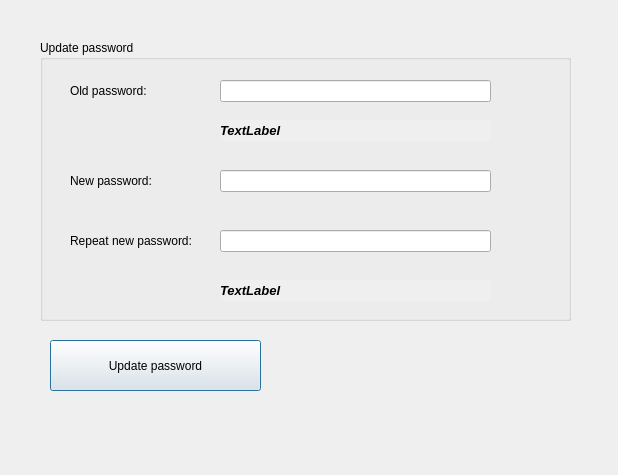
<?xml version="1.0" encoding="UTF-8"?>
<ui version="4.0">
 <class>dialogUpdatePassAdmin</class>
 <widget class="QDialog" name="dialogUpdatePassAdmin">
  <property name="geometry">
   <rect>
    <x>0</x>
    <y>0</y>
    <width>618</width>
    <height>475</height>
   </rect>
  </property>
  <property name="windowTitle">
   <string>Admin Update password</string>
  </property>
  <widget class="QGroupBox" name="groupBoxUpdatePass">
   <property name="geometry">
    <rect>
     <x>40</x>
     <y>40</y>
     <width>531</width>
     <height>281</height>
    </rect>
   </property>
   <property name="title">
    <string>Update password</string>
   </property>
   <widget class="QLabel" name="labelRepeatNewPasswd">
    <property name="geometry">
     <rect>
      <x>30</x>
      <y>190</y>
      <width>141</width>
      <height>21</height>
     </rect>
    </property>
    <property name="text">
     <string>Repeat new password:</string>
    </property>
   </widget>
   <widget class="QLabel" name="labelNewPasswd">
    <property name="geometry">
     <rect>
      <x>30</x>
      <y>130</y>
      <width>131</width>
      <height>21</height>
     </rect>
    </property>
    <property name="text">
     <string>New password:</string>
    </property>
   </widget>
   <widget class="QLabel" name="labelOldPasswd">
    <property name="geometry">
     <rect>
      <x>30</x>
      <y>40</y>
      <width>101</width>
      <height>21</height>
     </rect>
    </property>
    <property name="text">
     <string>Old password:</string>
    </property>
   </widget>
   <widget class="QLineEdit" name="lineEditOldPass">
    <property name="geometry">
     <rect>
      <x>180</x>
      <y>40</y>
      <width>271</width>
      <height>22</height>
     </rect>
    </property>
   </widget>
   <widget class="QLineEdit" name="lineEditNewPass">
    <property name="geometry">
     <rect>
      <x>180</x>
      <y>130</y>
      <width>271</width>
      <height>22</height>
     </rect>
    </property>
   </widget>
   <widget class="QLineEdit" name="lineEditNewPassRepeat">
    <property name="geometry">
     <rect>
      <x>180</x>
      <y>190</y>
      <width>271</width>
      <height>22</height>
     </rect>
    </property>
   </widget>
   <widget class="QLabel" name="labelError">
    <property name="enabled">
     <bool>true</bool>
    </property>
    <property name="geometry">
     <rect>
      <x>180</x>
      <y>240</y>
      <width>271</width>
      <height>21</height>
     </rect>
    </property>
    <property name="font">
     <font>
      <pointsize>10</pointsize>
      <weight>75</weight>
      <italic>true</italic>
      <bold>true</bold>
      <underline>false</underline>
      <strikeout>false</strikeout>
      <stylestrategy>PreferDefault</stylestrategy>
     </font>
    </property>
    <property name="autoFillBackground">
     <bool>true</bool>
    </property>
    <property name="text">
     <string>TextLabel</string>
    </property>
   </widget>
   <widget class="QLabel" name="labelErrorOldPass">
    <property name="enabled">
     <bool>true</bool>
    </property>
    <property name="geometry">
     <rect>
      <x>180</x>
      <y>80</y>
      <width>271</width>
      <height>21</height>
     </rect>
    </property>
    <property name="font">
     <font>
      <pointsize>10</pointsize>
      <weight>75</weight>
      <italic>true</italic>
      <bold>true</bold>
      <underline>false</underline>
      <strikeout>false</strikeout>
      <stylestrategy>PreferDefault</stylestrategy>
     </font>
    </property>
    <property name="autoFillBackground">
     <bool>true</bool>
    </property>
    <property name="text">
     <string>TextLabel</string>
    </property>
   </widget>
  </widget>
  <widget class="QPushButton" name="btnUpdatePasswd">
   <property name="geometry">
    <rect>
     <x>50</x>
     <y>340</y>
     <width>211</width>
     <height>51</height>
    </rect>
   </property>
   <property name="text">
    <string>Update password</string>
   </property>
  </widget>
 </widget>
 <resources/>
 <connections/>
</ui>
